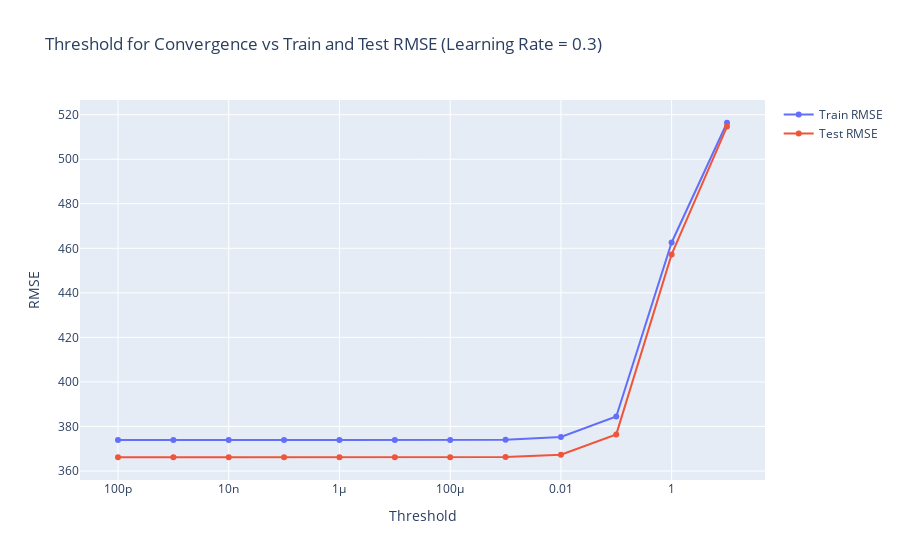

Source (notebook cell):
### Code cell
fig = go.Figure()

fig.add_trace(go.Scatter(x = df_lin_thresh_errors['threshold'], y = df_lin_thresh_errors['train_rmse'], 
                         mode = 'lines+markers', name = 'Train RMSE'))
fig.add_trace(go.Scatter(x = df_lin_thresh_errors['threshold'], y = df_lin_thresh_errors['test_rmse'], 
                         mode = 'lines+markers', name = 'Test RMSE'))
fig.update_xaxes(type = 'log')
fig.update_layout(title = 'Threshold for Convergence vs Train and Test RMSE (Learning Rate = 0.3)', 
                  xaxis_title = 'Threshold', yaxis_title = 'RMSE',
                  hovermode = 'x unified')

fig.show()

### Figure 1 — Plotly figure (JSON) as saved in the notebook; plotly's stock layout.template omitted (floating-point values rounded to 4 significant figures)
{"data": [{"mode": "lines+markers", "name": "Train RMSE", "type": "scatter", "x": [10, 1, 0.1, 0.01, 0.001, 0.0001, 1e-05, 1e-06, 1e-07, 1e-08, 1e-09, 1e-10], "y": [516.4, 462.6, 384.4, 375.3, 374.1, 373.9, 373.9, 373.9, 373.9, 373.9, 373.9, 373.9]}, {"mode": "lines+markers", "name": "Test RMSE", "type": "scatter", "x": [10, 1, 0.1, 0.01, 0.001, 0.0001, 1e-05, 1e-06, 1e-07, 1e-08, 1e-09, 1e-10], "y": [514.7, 457.3, 376.4, 367.3, 366.2, 366.2, 366.2, 366.2, 366.2, 366.2, 366.2, 366.2]}], "layout": {"hovermode": "x unified", "title": {"text": "Threshold for Convergence vs Train and Test RMSE (Learning Rate = 0.3)"}, "xaxis": {"title": {"text": "Threshold"}, "type": "log"}, "yaxis": {"title": {"text": "RMSE"}}}}
